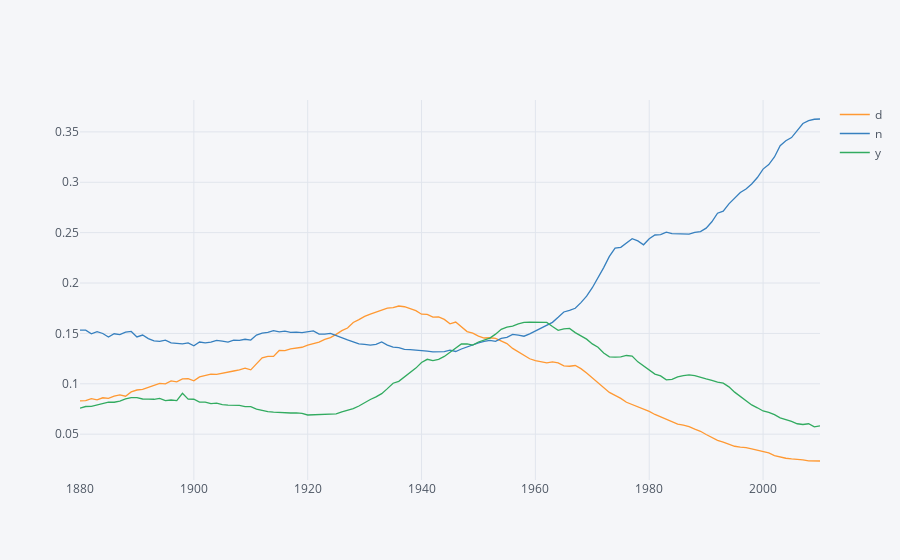

The notebook cell saved with this chart:
### Code cell
dny_ts.iplot(kind='lines')

### Figure 1 — Plotly figure (JSON) as saved in the notebook; plotly's stock layout.template omitted (floating-point values rounded to 4 significant figures; data arrays with more than 128 entries replaced by an {"elided": "..."} marker saying what was removed)
{"data": [{"line": {"color": "rgba(255, 153, 51, 1.0)", "dash": "solid", "shape": "linear", "width": 1.3}, "mode": "lines", "name": "d", "text": "", "type": "scatter", "uid": "ecc6d72c-a389-4a8c-8485-959e994b8fc7", "x": {"elided": "131 str values"}, "y": {"elided": "131 float values"}}, {"line": {"color": "rgba(55, 128, 191, 1.0)", "dash": "solid", "shape": "linear", "width": 1.3}, "mode": "lines", "name": "n", "text": "", "type": "scatter", "uid": "e0d76909-74f7-4125-a044-2265110777e0", "x": {"elided": "131 str values"}, "y": {"elided": "131 float values"}}, {"line": {"color": "rgba(50, 171, 96, 1.0)", "dash": "solid", "shape": "linear", "width": 1.3}, "mode": "lines", "name": "y", "text": "", "type": "scatter", "uid": "831d4c5b-7787-4115-851c-45d0c5ddbba6", "x": {"elided": "131 str values"}, "y": {"elided": "131 float values"}}], "layout": {"legend": {"bgcolor": "#F5F6F9", "font": {"color": "#4D5663"}}, "paper_bgcolor": "#F5F6F9", "plot_bgcolor": "#F5F6F9", "titlefont": {"color": "#4D5663"}, "xaxis": {"gridcolor": "#E1E5ED", "showgrid": true, "tickfont": {"color": "#4D5663"}, "title": "", "titlefont": {"color": "#4D5663"}, "zerolinecolor": "#E1E5ED"}, "yaxis": {"gridcolor": "#E1E5ED", "showgrid": true, "tickfont": {"color": "#4D5663"}, "title": "", "titlefont": {"color": "#4D5663"}, "zerolinecolor": "#E1E5ED"}}}
